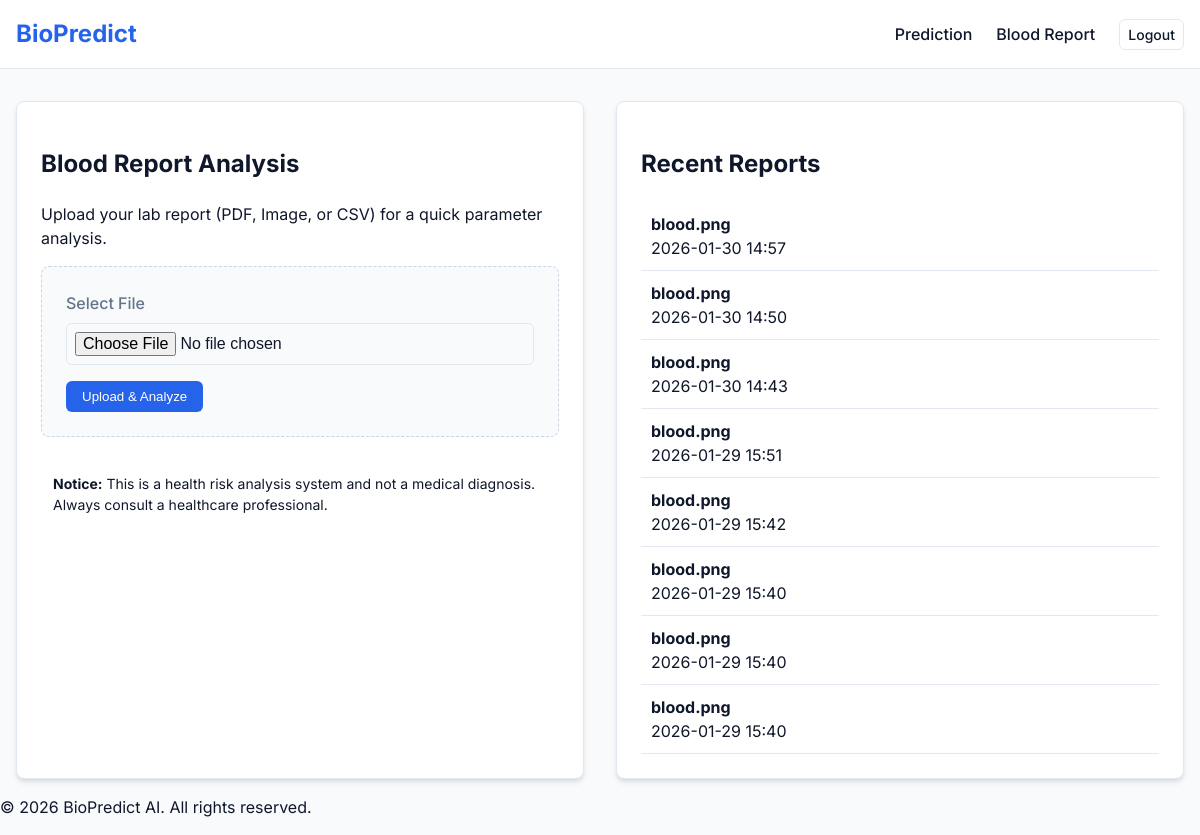
Before: /blood-report (signed in) with the older database file.
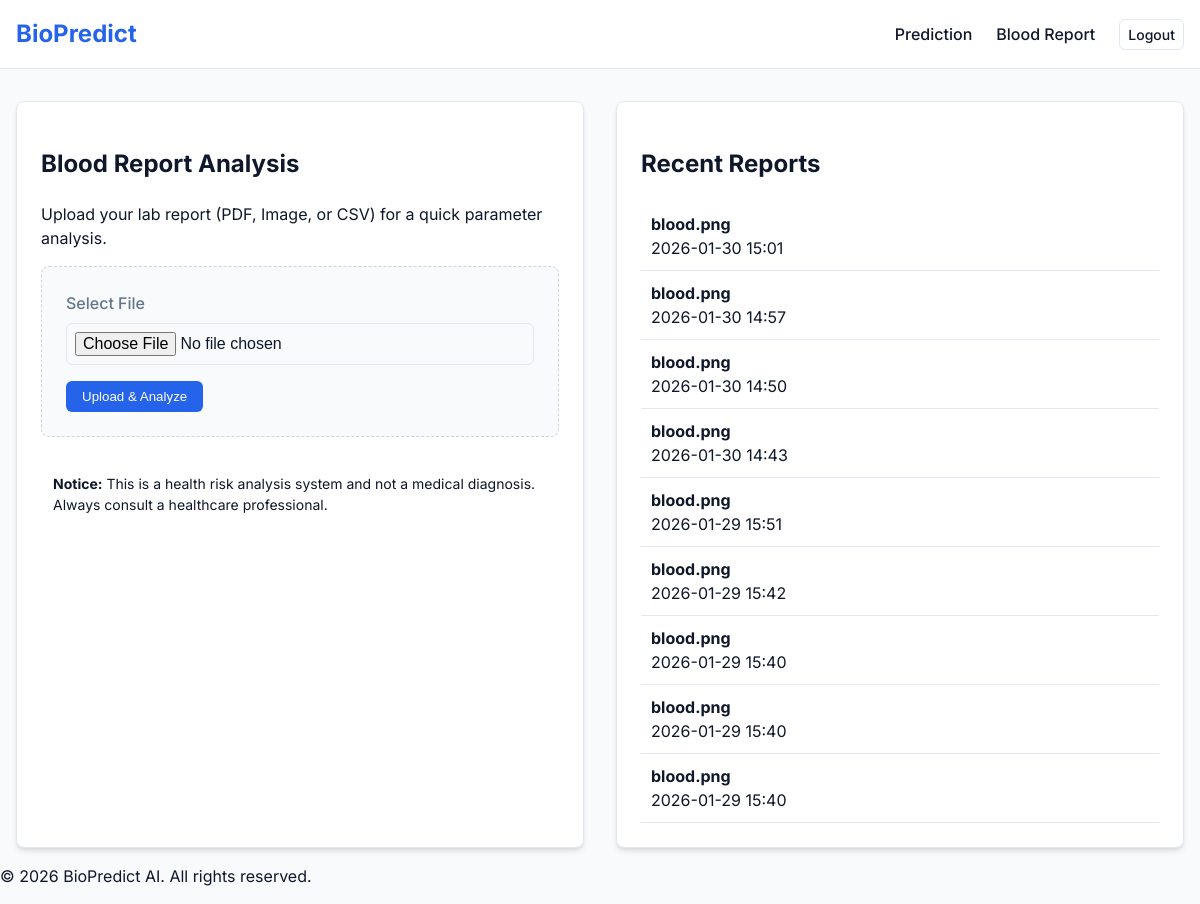
After: the same page with the newer database file.
### app.py (models this page shows, shortened)
class BloodReport(db.Model):
    id = db.Column(db.Integer, primary_key=True)
    user_id = db.Column(db.Integer, db.ForeignKey('user.id'), nullable=False)
    filename = db.Column(db.String(200), nullable=False)
    analysis_json = db.Column(db.Text, nullable=False) # Stores extracted values and risks
    created_at = db.Column(db.DateTime, default=datetime.utcnow)

### app.py (the view, shortened to what this page needs)
@app.route('/blood-report', methods=['GET', 'POST'])
def blood_report():
    if 'user_id' not in session:
        return redirect(url_for('login'))
    analysis = None
    reports = BloodReport.query.filter_by(user_id=session['user_id']).order_by(BloodReport.created_at.desc()).all()
    return render_template('blood_report.html', username=session['username'], analysis=analysis, reports=reports)

### templates/blood_report.html (shortened to what this page needs)
{% extends "base.html" %}
{% block content %}
<div class="dashboard-grid">
    <div class="card">
        <h2>Blood Report Analysis</h2>
        <p class="tertiary-text">Upload your lab report (PDF, Image, or CSV) for a quick parameter analysis.</p>
        <form method="POST" action="/blood-report" enctype="multipart/form-data" class="upload-form">
            <div class="form-group">
                <label for="report">Select File</label>
                <input type="file" id="report" name="report" accept=".pdf,.csv,.png,.jpg,.jpeg" required>
            </div>
            <button type="submit" class="btn btn-primary">Upload & Analyze</button>
        </form>
        <div class="alert info-alert" style="margin-top: 1.5rem;">
            <strong>Notice:</strong> This is a health risk analysis system and not a medical diagnosis. Always consult a healthcare professional.
        </div>
    </div>
    <div class="side-column">
        <div class="card">
            <h2>Recent Reports</h2>
            {% if reports %}
                <div class="report-list">
                    {% for report in reports %}
                    <div class="report-item">
                        <div class="report-meta">
                            <strong>{{ report.filename }}</strong>
                            <span class="tertiary-text">{{ report.created_at.strftime('%Y-%m-%d %H:%M') }}</span>
                        </div>
                    </div>
                    {% endfor %}
                </div>
            {% else %}
                <p class="empty-state">No reports uploaded yet.</p>
            {% endif %}
        </div>
    </div>
</div>
{% endblock %}

### templates/base.html (shortened to what this page needs)
<!DOCTYPE html>
<html lang="en">
<head>
    <link rel="stylesheet" href="{{ url_for('static', filename='css/style.css') }}">
</head>
<body>
    <nav class="navbar">
        <div class="container">
            <a href="/" class="logo">BioPredict</a>
            <div class="nav-links">
                {% if session.get('user_id') %}
                    <a href="/dashboard">Prediction</a>
                    <a href="/blood-report">Blood Report</a>
                    <a href="/logout" class="btn btn-outline btn-sm">Logout</a>
                {% else %}
                    <a href="/login">Login</a>
                    <a href="/register" class="btn btn-primary">Sign Up</a>
                {% endif %}
            </div>
        </div>
    </nav>
    <main class="container">
        {% block content %}{% endblock %}
    </main>
    <footer class="footer">
        <p>&copy; 2026 BioPredict AI. All rights reserved.</p>
    </footer>
</body>
</html>

### static/css/style.css (style rules this page uses)
:root { --primary: #2563eb; --primary-dark: #1d4ed8; --secondary: #64748b; --success: #22c55e; --danger: #ef4444; --background: #f8fafc; --surface: #ffffff; --text: #0f172a; --text-light: #64748b; --border: #e2e8f0; --shadow: 0 4px 6px -1px rgb(0 0 0 / 0.1), 0 2px 4px -2px rgb(0 0 0 / 0.1); }
body { font-family: 'Inter', sans-serif; background-color: var(--background); color: var(--text); margin: 0; line-height: 1.5; }
.container { max-width: 1200px; margin: 0 auto; padding: 0 1rem; }
.navbar { background: var(--surface); border-bottom: 1px solid var(--border); padding: 1rem 0; margin-bottom: 2rem; }
.navbar .container { display: flex; justify-content: space-between; align-items: center; }
.logo { font-weight: 700; font-size: 1.5rem; color: var(--primary); text-decoration: none; }
.nav-links { display: flex; gap: 1.5rem; align-items: center; }
.nav-links a { text-decoration: none; color: var(--text); font-weight: 500; }
.btn { display: inline-block; padding: 0.5rem 1rem; border-radius: 0.375rem; font-weight: 500; text-decoration: none; cursor: pointer; border: none; transition: background-color 0.2s; }
.btn-primary { background-color: var(--primary); color: white; }
.btn-outline { border: 1px solid var(--border); background: transparent; }
.btn-sm { padding: 0.25rem 0.5rem; font-size: 0.875rem; }
.form-group { margin-bottom: 1rem; }
label { display: block; margin-bottom: 0.5rem; font-weight: 500; color: var(--text-light); }
input { width: 100%; padding: 0.5rem; border: 1px solid var(--border); border-radius: 0.375rem; font-size: 1rem; box-sizing: border-box; }
.dashboard-grid { display: grid; grid-template-columns: 1fr 1fr; gap: 2rem; }
.card { background: var(--surface); padding: 1.5rem; border-radius: 0.5rem; box-shadow: var(--shadow); border: 1px solid var(--border); }
.alert { padding: 0.75rem; border-radius: 0.375rem; margin-bottom: 1rem; font-size: 0.875rem; }

### templates/blood_report.html (style rules this page uses)
.upload-form { background: #f8fafc; padding: 1.5rem; border-radius: 8px; border: 1px dashed #cbd5e1; }
.report-item { padding: 10px; border-bottom: 1px solid #e2e8f0; }
.report-meta { display: flex; flex-direction: column; }

Changed rows visible on the page:
added BloodReport: filename "blood.png", created_at "2026-01-30 15:01"
